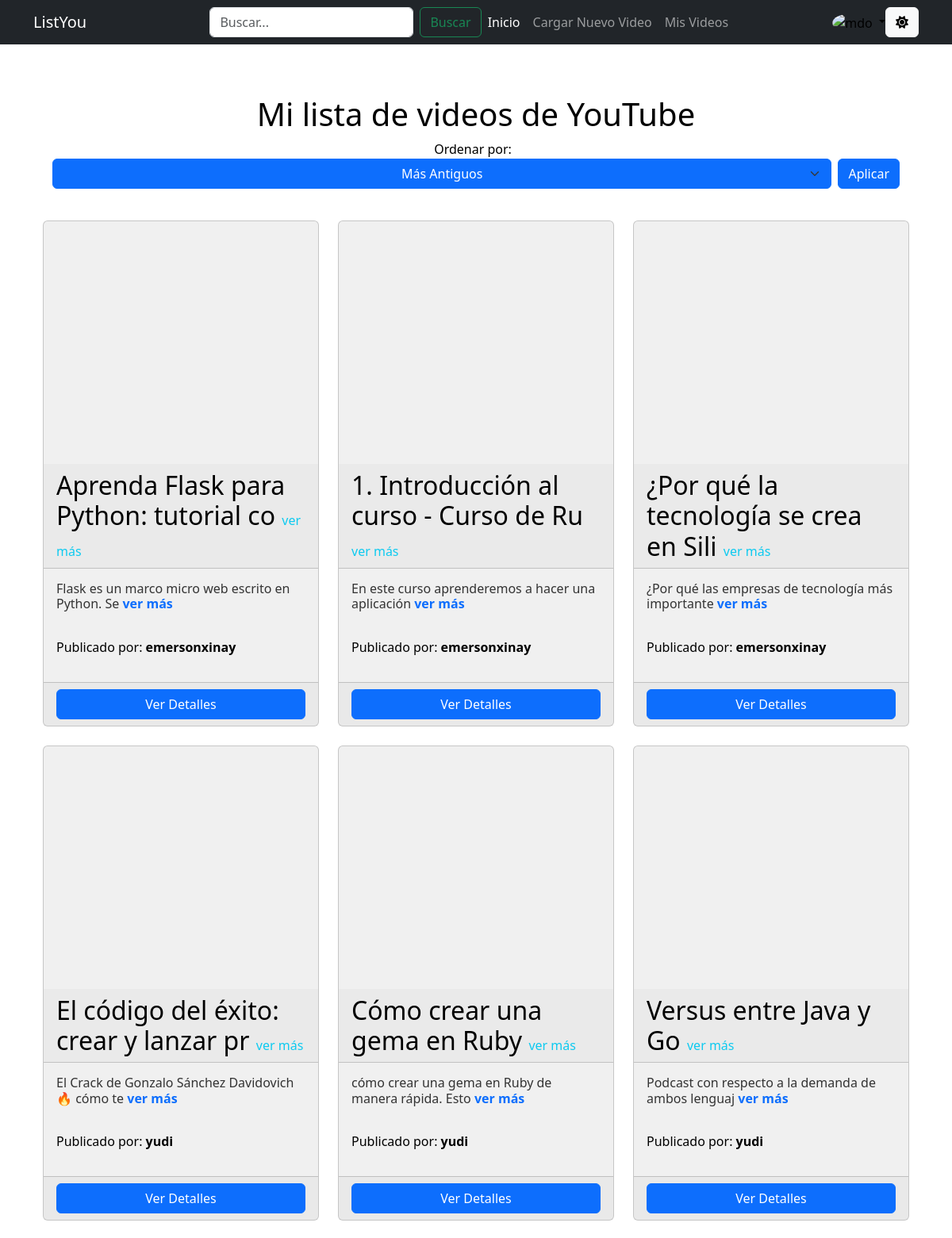
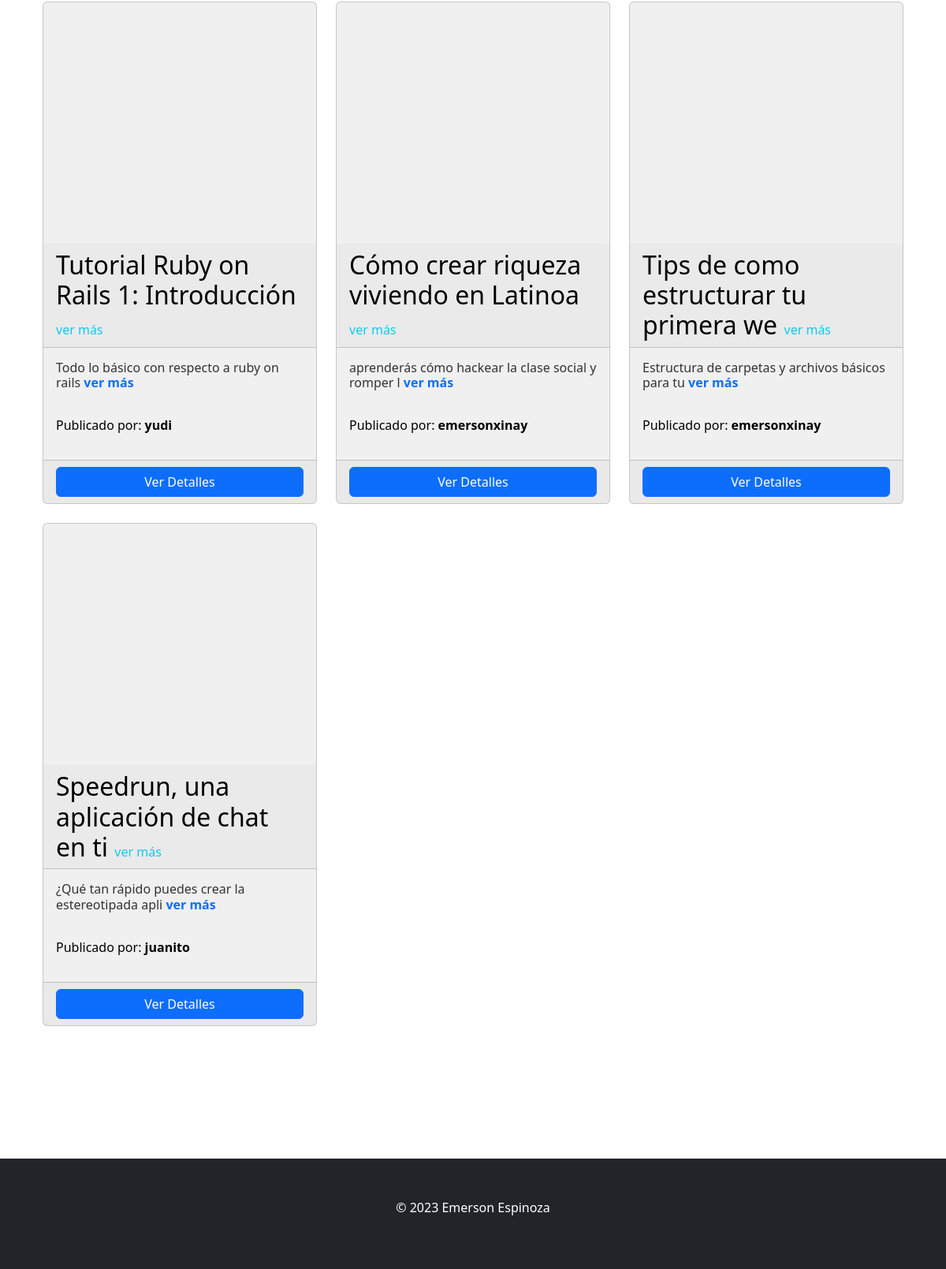
Screenshot of / (signed in) with the database file from the repository (2 pictures, top to bottom).
### app.py (models this page shows, shortened)
class Video(db.Model):
    id = db.Column(db.Integer, primary_key=True)
    title = db.Column(db.String(255), nullable=False)
    description = db.Column(db.Text, nullable=True)
    youtube_url = db.Column(db.String(255), nullable=False)
    video_id = db.Column(db.String(255), nullable=False)
    fecha_creacion = db.Column(db.DateTime, default=datetime.utcnow)
    fecha_actualizacion = db.Column(
        db.DateTime, default=datetime.utcnow, onupdate=datetime.utcnow)
    user_id = db.Column(db.Integer, db.ForeignKey('user.id'), nullable=False)

class User(db.Model, UserMixin):
    id = db.Column(db.Integer, primary_key=True)
    username = db.Column(db.String(80), unique=True, nullable=False)
    password_hash = db.Column(db.String(120), nullable=False)
    profile_picture = db.Column(db.String(255), nullable=True)
    name = db.Column(db.String(255), nullable=True)
    description = db.Column(db.Text, nullable=True)
    videos = db.relationship('Video', backref='user', lazy=True)

### app.py (the view)
@app.route('/')
def index():
    title = "Lista de mis videos de  youtube"
    orden = request.args.get('orden', 'desc')
    if orden == 'asc':
        videos = Video.query.order_by(Video.id.asc()).all()
    else:
        videos = Video.query.order_by(Video.id.desc()).all()
    return render_template('index.html', videos=videos, embed_youtube_url=embed_youtube_url, title=title)

### app.py (called while the page is built)
def get_video_id(youtube_url):
    start_idx = youtube_url.find("v=")
    if start_idx != -1:
        start_idx += 2
        end_idx = youtube_url.find("&", start_idx)
        if end_idx == -1:
            video_id = youtube_url[start_idx:]
        else:
            video_id = youtube_url[start_idx:end_idx]
        return video_id
    return None

def embed_youtube_url(youtube_url):
    video_id = get_video_id(youtube_url)
    if video_id:
        embed_url = f"https://www.youtube.com/embed/{video_id}"
        return embed_url
    return None

@login_manager.user_loader
def load_user(user_id):
    return User.query.get(int(user_id))

### templates/index.html (shortened to what this page needs)
{% extends "base.html" %} {% block principal %}
<div class="container mb-5">
  <div class=" text-center">
    <h1>Mi lista de videos de YouTube</h1>
  </div>
  <div class="row mb-4 text-center ">
    <div class="  text-center">
      <form class="mb-3">
        <div class="d-flex justify-content-center align-items-center">
          <div class="col mx-2">
            <label for="ordenSelect" class="me-2">Ordenar por:</label>
            <div class="d-flex">
              <select
                id="ordenSelect"
                class="form-select btn btn-primary mx-1 d-block  "
                name="orden"
              >
                <option value="asc" class="btn btn-success">
                  Más Antiguos
                </option>
              </select>
              <button type="submit" class="btn btn-primary  mx-1 d-block ">
                Aplicar
              </button>
            </div>
          </div>
        </div>
      </form>
    </div>
  </div>
  <div class="row">
    {% for video in videos %}
    <div class="col-md-4">
      <div class="card mb-4">
        <div class="embed-responsive embed-responsive-16by9">
          <iframe
            class="embed-responsive-item"
            src="{{ embed_youtube_url(video.youtube_url) }}"
            frameborder="0"
            width="100%"
            height="300px"
            allowfullscreen
          ></iframe>
        </div>
        <h2 class="card-header title">
          {{ video.title[:38] }}
          <strong class="text-info">
            <a href="/video/{{ video.id }}" class="text-decoration-none h6"
              >ver más</a
            >
          </strong>
        </h2>
        <div class="card-body">
          <p class="card-text h6 description">
            {{ video.description[:50] }}
            <strong class="text-info">
              <a href="/video/{{ video.id }}" class="text-decoration-none"
                >ver más</a
              >
            </strong>
          </p>
          <br />
          <p class="title">
            Publicado por: <strong class=""> {{ video.user.username }} </strong>
          </p>
        </div>
        <div class="card-footer">
          <a
            href="/video/{{ video.id }}"
            class="btn btn-primary d-block mx-auto"
            >Ver Detalles</a
          >
        </div>
      </div>
    </div>
    {% endfor %}
  </div>
</div>
{% endblock %}

### templates/base.html (shortened to what this page needs)
<!DOCTYPE html>
<html lang="en">
<head>
  <link rel="stylesheet" href="https://cdnjs.cloudflare.com/ajax/libs/font-awesome/6.2.0/css/all.min.css" />
  <link rel="stylesheet" href="{{url_for('static', filename='css/style.css')}}" />
  <link href="https://cdn.jsdelivr.net/npm/bootstrap@5.3.2/dist/css/bootstrap.min.css" rel="stylesheet"
 />
</head>
<body>
  <div class="container-fluid bg-dark ">{% include "shared/nav.html" %}</div>
  <main class="container   mt-5 pt-5 pb-5">
    {% block principal %}{% endblock %}
  </main>
  <footer class="footer container-fluid bg-dark mt-5 ">
    {% include "shared/footer.html" %}
  </footer>
</body>
</html>

### templates/shared/nav.html (shortened to what this page needs)
<nav class="navbar navbar-expand-md navbar-dark fixed-top bg-dark ">
  <div class="container">
    <a class="navbar-brand" href="{{ url_for('index') }}">ListYou</a>
    <div class="navbar-collapse collapse " id="navbarCollapse" style="">
      <ul class="navbar-nav me-auto mb-2 mb-md-0 ml-auto">
        <li class="nav-item">
          <a
            class="nav-link active"
            aria-current="page"
            href="{{ url_for('index') }}"
          ></a>
        </li>
      </ul>
      <form
        class="d-flex"
        role="search"
        action="{{ url_for('search') }}"
        method="GET"
      >
        <input
          class="form-control me-2"
          type="search"
          name="query"
          placeholder="Buscar..."
          aria-label="Search"
        />
        <button class="btn btn-outline-success" type="submit">Buscar</button>
      </form>
      <ul class="navbar-nav me-auto mb-2 mb-md-0 ml-auto">
        <li class="nav-item">
          <a
            class="nav-link active"
            aria-current="page"
            href="{{ url_for('index') }}"
            >Inicio</a
          >
        </li>
        {% if current_user.is_authenticated %}
        <li class="nav-item active">
          <a class="nav-link btn btn-info" href="{{ url_for('upload_video') }}"
            >Cargar Nuevo Video</a
          >
        </li>
        <li class="nav-item active">
          <a class="nav-link btn btn-primary" href="{{ url_for('mis_videos') }}"
            >Mis Videos</a
          >
        </li>
        {% endif %}
      </ul>
      {% if current_user.is_authenticated %}
      <div class="dropdown  text-end">
        <a
          href="#"
          class="d-block link-body-emphasis text-decoration-none dropdown-toggle"
          data-bs-toggle="dropdown"
          aria-expanded="false"
        >
          <img
            src="https://avatars.githubusercontent.com/u/51926375?v=4"
            alt="mdo"
            width="32"
            height="32"
            class="rounded-circle"
          />
        </a>
      </div>
      {% endif %}
    </div>
    <button id="toggle-mode" class="btn btn-light">
      <i class="fas fa-sun"></i>
    </button>
  </div>
</nav>

### templates/shared/footer.html
<div class="container">
  <footer class="py-3 my-4">
    <p class="text-center  text-white">© 2023 Emerson Espinoza</p>
  </footer>
</div>

### static/css/style.css (style rules this page uses)
body { position: relative; min-height: 100vh; margin: 0; padding: 0; }
.footer { position: relative; bottom: 0; background-color: #333; color: #fff; text-align: center; padding: 10px 0; }
.day-mode { background-color: #fff; color: #000; }
.day-mode .title { color: #000; }
.day-mode .description { color: #333; }
.day-mode .card { background-color: #f0f0f0; }

### rows the page displays
Video: title "Aprenda Flask para Python: tutorial co", description "Flask es un marco micro web escrito en Python. Se", user.username "emersonxinay"
Video: title "1. Introducción al curso - Curso de Ru", description "En este curso aprenderemos a hacer una aplicación", user.username "emersonxinay"
Video: title "¿Por qué la tecnología se crea en Sili", description "¿Por qué las empresas de tecnología más importante", user.username "emersonxinay"
Video: title "El código del éxito: crear y lanzar pr", description "El Crack de Gonzalo Sánchez Davidovich 🔥 cómo te", user.username "yudi"
Video: title "Cómo crear una gema en Ruby", description "cómo crear una gema en Ruby de manera rápida. Esto", user.username "yudi"
Video: title "Versus entre Java y Go", description "Podcast con respecto a la demanda de ambos lenguaj", user.username "yudi"
Video: title "Tutorial Ruby on Rails 1: Introducción", description "Todo lo básico con respecto a ruby on rails", user.username "yudi"
Video: title "Cómo crear riqueza viviendo en Latinoa", description "aprenderás cómo hackear la clase social y romper l", user.username "emersonxinay"
Video: title "Tips de como estructurar tu primera we", description "Estructura de carpetas y archivos básicos para tu", user.username "emersonxinay"
Video: title "Speedrun, una aplicación de chat en ti", description "¿Qué tan rápido puedes crear la estereotipada apli", user.username "juanito"
